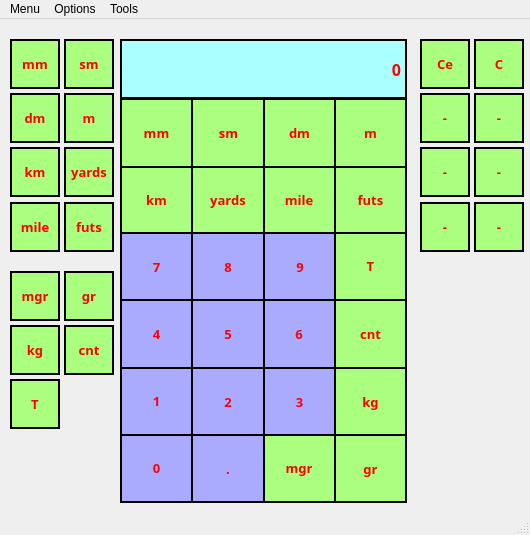
<?xml version="1.0" encoding="UTF-8"?>
<ui version="4.0">
 <class>Converter</class>
 <widget class="QMainWindow" name="Converter">
  <property name="geometry">
   <rect>
    <x>0</x>
    <y>0</y>
    <width>530</width>
    <height>535</height>
   </rect>
  </property>
  <property name="windowTitle">
   <string>Stage 3: Converter</string>
  </property>
  <widget class="QWidget" name="centralwidget">
   <widget class="QPushButton" name="pushButton_8">
    <property name="geometry">
     <rect>
      <x>191</x>
      <y>213</y>
      <width>74</width>
      <height>70</height>
     </rect>
    </property>
    <property name="sizePolicy">
     <sizepolicy hsizetype="Fixed" vsizetype="Fixed">
      <horstretch>0</horstretch>
      <verstretch>0</verstretch>
     </sizepolicy>
    </property>
    <property name="font">
     <font>
      <family>Arial Black</family>
      <pointsize>10</pointsize>
      <weight>75</weight>
      <bold>true</bold>
     </font>
    </property>
    <property name="styleSheet">
     <string notr="true">color: rgb(255, 0, 0);
border: 2px solid black;
background-color: rgb(170, 170, 255);</string>
    </property>
    <property name="text">
     <string>8</string>
    </property>
   </widget>
   <widget class="QPushButton" name="miligram">
    <property name="geometry">
     <rect>
      <x>262</x>
      <y>414</y>
      <width>74</width>
      <height>70</height>
     </rect>
    </property>
    <property name="sizePolicy">
     <sizepolicy hsizetype="Fixed" vsizetype="Fixed">
      <horstretch>0</horstretch>
      <verstretch>0</verstretch>
     </sizepolicy>
    </property>
    <property name="font">
     <font>
      <family>Arial Black</family>
      <pointsize>10</pointsize>
      <weight>75</weight>
      <bold>true</bold>
     </font>
    </property>
    <property name="styleSheet">
     <string notr="true">color: rgb(255, 0, 0);
border: 2px solid black;
background-color: rgb(170, 255, 127);</string>
    </property>
    <property name="text">
     <string>mgr</string>
    </property>
   </widget>
   <widget class="QPushButton" name="pushButton_0">
    <property name="geometry">
     <rect>
      <x>120</x>
      <y>414</y>
      <width>73</width>
      <height>70</height>
     </rect>
    </property>
    <property name="sizePolicy">
     <sizepolicy hsizetype="Fixed" vsizetype="Fixed">
      <horstretch>0</horstretch>
      <verstretch>0</verstretch>
     </sizepolicy>
    </property>
    <property name="font">
     <font>
      <family>Arial Black</family>
      <pointsize>10</pointsize>
      <weight>75</weight>
      <bold>true</bold>
     </font>
    </property>
    <property name="styleSheet">
     <string notr="true">color: rgb(255, 0, 0);
border: 2px solid black;
background-color: rgb(170, 170, 255);</string>
    </property>
    <property name="text">
     <string>0</string>
    </property>
   </widget>
   <widget class="QPushButton" name="pushButton_9">
    <property name="geometry">
     <rect>
      <x>263</x>
      <y>213</y>
      <width>74</width>
      <height>70</height>
     </rect>
    </property>
    <property name="sizePolicy">
     <sizepolicy hsizetype="Fixed" vsizetype="Fixed">
      <horstretch>0</horstretch>
      <verstretch>0</verstretch>
     </sizepolicy>
    </property>
    <property name="font">
     <font>
      <family>Arial Black</family>
      <pointsize>10</pointsize>
      <weight>75</weight>
      <bold>true</bold>
     </font>
    </property>
    <property name="styleSheet">
     <string notr="true">color: rgb(255, 0, 0);
border: 2px solid black;
background-color: rgb(170, 170, 255);</string>
    </property>
    <property name="text">
     <string>9</string>
    </property>
   </widget>
   <widget class="QPushButton" name="pushButton_1">
    <property name="geometry">
     <rect>
      <x>120</x>
      <y>347</y>
      <width>73</width>
      <height>70</height>
     </rect>
    </property>
    <property name="sizePolicy">
     <sizepolicy hsizetype="Fixed" vsizetype="Fixed">
      <horstretch>0</horstretch>
      <verstretch>0</verstretch>
     </sizepolicy>
    </property>
    <property name="font">
     <font>
      <family>Arial Black</family>
      <pointsize>10</pointsize>
      <weight>75</weight>
      <bold>true</bold>
     </font>
    </property>
    <property name="styleSheet">
     <string notr="true">color: rgb(255, 0, 0);
border: 2px solid black;
background-color: rgb(170, 170, 255);</string>
    </property>
    <property name="text">
     <string>1</string>
    </property>
   </widget>
   <widget class="QPushButton" name="miles">
    <property name="geometry">
     <rect>
      <x>262</x>
      <y>147</y>
      <width>74</width>
      <height>68</height>
     </rect>
    </property>
    <property name="sizePolicy">
     <sizepolicy hsizetype="Fixed" vsizetype="Fixed">
      <horstretch>0</horstretch>
      <verstretch>0</verstretch>
     </sizepolicy>
    </property>
    <property name="font">
     <font>
      <family>Arial Black</family>
      <pointsize>10</pointsize>
      <weight>75</weight>
      <bold>true</bold>
     </font>
    </property>
    <property name="styleSheet">
     <string notr="true">color: rgb(255, 0, 0);
border: 2px solid black;
background-color: rgb(170, 255, 127);</string>
    </property>
    <property name="text">
     <string>mile</string>
    </property>
   </widget>
   <widget class="QLabel" name="label">
    <property name="geometry">
     <rect>
      <x>120</x>
      <y>20</y>
      <width>287</width>
      <height>60</height>
     </rect>
    </property>
    <property name="sizePolicy">
     <sizepolicy hsizetype="Fixed" vsizetype="Preferred">
      <horstretch>0</horstretch>
      <verstretch>0</verstretch>
     </sizepolicy>
    </property>
    <property name="font">
     <font>
      <family>Arial Black</family>
      <pointsize>12</pointsize>
      <weight>75</weight>
      <bold>true</bold>
     </font>
    </property>
    <property name="styleSheet">
     <string notr="true">color: rgb(255, 0, 0);
background-color: rgb(170, 255, 255);
border: 1.5px solid black;</string>
    </property>
    <property name="text">
     <string>0</string>
    </property>
    <property name="alignment">
     <set>Qt::AlignRight|Qt::AlignTrailing|Qt::AlignVCenter</set>
    </property>
   </widget>
   <widget class="QPushButton" name="pushButton_6">
    <property name="geometry">
     <rect>
      <x>262</x>
      <y>280</y>
      <width>74</width>
      <height>70</height>
     </rect>
    </property>
    <property name="sizePolicy">
     <sizepolicy hsizetype="Fixed" vsizetype="Fixed">
      <horstretch>0</horstretch>
      <verstretch>0</verstretch>
     </sizepolicy>
    </property>
    <property name="font">
     <font>
      <family>Arial Black</family>
      <pointsize>10</pointsize>
      <weight>75</weight>
      <bold>true</bold>
     </font>
    </property>
    <property name="styleSheet">
     <string notr="true">color: rgb(255, 0, 0);
border: 2px solid black;
background-color: rgb(170, 170, 255);</string>
    </property>
    <property name="text">
     <string>6</string>
    </property>
   </widget>
   <widget class="QPushButton" name="meters">
    <property name="geometry">
     <rect>
      <x>334</x>
      <y>79</y>
      <width>73</width>
      <height>70</height>
     </rect>
    </property>
    <property name="sizePolicy">
     <sizepolicy hsizetype="Fixed" vsizetype="Fixed">
      <horstretch>0</horstretch>
      <verstretch>0</verstretch>
     </sizepolicy>
    </property>
    <property name="font">
     <font>
      <family>Arial Black</family>
      <pointsize>10</pointsize>
      <weight>75</weight>
      <bold>true</bold>
     </font>
    </property>
    <property name="styleSheet">
     <string notr="true">color: rgb(255, 0, 0);
border: 2px solid black;
background-color: rgb(170, 255, 127);</string>
    </property>
    <property name="text">
     <string>m</string>
    </property>
   </widget>
   <widget class="QPushButton" name="gram">
    <property name="geometry">
     <rect>
      <x>334</x>
      <y>415</y>
      <width>73</width>
      <height>69</height>
     </rect>
    </property>
    <property name="sizePolicy">
     <sizepolicy hsizetype="Fixed" vsizetype="Fixed">
      <horstretch>0</horstretch>
      <verstretch>0</verstretch>
     </sizepolicy>
    </property>
    <property name="font">
     <font>
      <family>Arial Black</family>
      <pointsize>10</pointsize>
      <weight>75</weight>
      <bold>true</bold>
     </font>
    </property>
    <property name="styleSheet">
     <string notr="true">color: rgb(255, 0, 0);
border: 2px solid black;
background-color: rgb(170, 255, 127);</string>
    </property>
    <property name="text">
     <string>gr</string>
    </property>
   </widget>
   <widget class="QPushButton" name="smeters">
    <property name="geometry">
     <rect>
      <x>191</x>
      <y>79</y>
      <width>75</width>
      <height>70</height>
     </rect>
    </property>
    <property name="sizePolicy">
     <sizepolicy hsizetype="Fixed" vsizetype="Fixed">
      <horstretch>0</horstretch>
      <verstretch>0</verstretch>
     </sizepolicy>
    </property>
    <property name="font">
     <font>
      <family>Arial Black</family>
      <pointsize>10</pointsize>
      <weight>75</weight>
      <bold>true</bold>
     </font>
    </property>
    <property name="styleSheet">
     <string notr="true">color: rgb(255, 0, 0);
border: 2px solid black;
background-color: rgb(170, 255, 127);</string>
    </property>
    <property name="text">
     <string>sm</string>
    </property>
   </widget>
   <widget class="QPushButton" name="kilometers">
    <property name="geometry">
     <rect>
      <x>120</x>
      <y>146</y>
      <width>73</width>
      <height>70</height>
     </rect>
    </property>
    <property name="sizePolicy">
     <sizepolicy hsizetype="Fixed" vsizetype="Fixed">
      <horstretch>0</horstretch>
      <verstretch>0</verstretch>
     </sizepolicy>
    </property>
    <property name="font">
     <font>
      <family>Arial Black</family>
      <pointsize>10</pointsize>
      <weight>75</weight>
      <bold>true</bold>
     </font>
    </property>
    <property name="styleSheet">
     <string notr="true">color: rgb(255, 0, 0);
border: 2px solid black;
background-color: rgb(170, 255, 127);</string>
    </property>
    <property name="text">
     <string>km</string>
    </property>
   </widget>
   <widget class="QPushButton" name="centner">
    <property name="geometry">
     <rect>
      <x>334</x>
      <y>280</y>
      <width>73</width>
      <height>70</height>
     </rect>
    </property>
    <property name="sizePolicy">
     <sizepolicy hsizetype="Fixed" vsizetype="Fixed">
      <horstretch>0</horstretch>
      <verstretch>0</verstretch>
     </sizepolicy>
    </property>
    <property name="font">
     <font>
      <family>Arial Black</family>
      <pointsize>10</pointsize>
      <weight>75</weight>
      <bold>true</bold>
     </font>
    </property>
    <property name="styleSheet">
     <string notr="true">color: rgb(255, 0, 0);
border: 2px solid black;
background-color: rgb(170, 255, 127);</string>
    </property>
    <property name="text">
     <string>cnt</string>
    </property>
   </widget>
   <widget class="QPushButton" name="tona">
    <property name="geometry">
     <rect>
      <x>334</x>
      <y>212</y>
      <width>73</width>
      <height>70</height>
     </rect>
    </property>
    <property name="sizePolicy">
     <sizepolicy hsizetype="Fixed" vsizetype="Fixed">
      <horstretch>0</horstretch>
      <verstretch>0</verstretch>
     </sizepolicy>
    </property>
    <property name="font">
     <font>
      <family>Arial Black</family>
      <pointsize>10</pointsize>
      <weight>75</weight>
      <bold>true</bold>
     </font>
    </property>
    <property name="styleSheet">
     <string notr="true">color: rgb(255, 0, 0);
border: 2px solid black;
background-color: rgb(170, 255, 127);</string>
    </property>
    <property name="text">
     <string>T</string>
    </property>
   </widget>
   <widget class="QPushButton" name="futs">
    <property name="geometry">
     <rect>
      <x>334</x>
      <y>147</y>
      <width>73</width>
      <height>68</height>
     </rect>
    </property>
    <property name="sizePolicy">
     <sizepolicy hsizetype="Fixed" vsizetype="Fixed">
      <horstretch>0</horstretch>
      <verstretch>0</verstretch>
     </sizepolicy>
    </property>
    <property name="font">
     <font>
      <family>Arial Black</family>
      <pointsize>10</pointsize>
      <weight>75</weight>
      <bold>true</bold>
     </font>
    </property>
    <property name="styleSheet">
     <string notr="true">color: rgb(255, 0, 0);
border: 2px solid black;
background-color: rgb(170, 255, 127);</string>
    </property>
    <property name="text">
     <string>futs</string>
    </property>
   </widget>
   <widget class="QPushButton" name="pushButton_5">
    <property name="geometry">
     <rect>
      <x>191</x>
      <y>280</y>
      <width>74</width>
      <height>70</height>
     </rect>
    </property>
    <property name="sizePolicy">
     <sizepolicy hsizetype="Fixed" vsizetype="Fixed">
      <horstretch>0</horstretch>
      <verstretch>0</verstretch>
     </sizepolicy>
    </property>
    <property name="font">
     <font>
      <family>Arial Black</family>
      <pointsize>10</pointsize>
      <weight>75</weight>
      <bold>true</bold>
     </font>
    </property>
    <property name="styleSheet">
     <string notr="true">color: rgb(255, 0, 0);
border: 2px solid black;
background-color: rgb(170, 170, 255);</string>
    </property>
    <property name="text">
     <string>5</string>
    </property>
   </widget>
   <widget class="QPushButton" name="decimeters">
    <property name="geometry">
     <rect>
      <x>263</x>
      <y>79</y>
      <width>73</width>
      <height>70</height>
     </rect>
    </property>
    <property name="sizePolicy">
     <sizepolicy hsizetype="Fixed" vsizetype="Fixed">
      <horstretch>0</horstretch>
      <verstretch>0</verstretch>
     </sizepolicy>
    </property>
    <property name="font">
     <font>
      <family>Arial Black</family>
      <pointsize>10</pointsize>
      <weight>75</weight>
      <bold>true</bold>
     </font>
    </property>
    <property name="styleSheet">
     <string notr="true">color: rgb(255, 0, 0);
border: 2px solid black;
background-color: rgb(170, 255, 127);</string>
    </property>
    <property name="text">
     <string>dm</string>
    </property>
   </widget>
   <widget class="QPushButton" name="milimeters">
    <property name="geometry">
     <rect>
      <x>120</x>
      <y>79</y>
      <width>73</width>
      <height>70</height>
     </rect>
    </property>
    <property name="sizePolicy">
     <sizepolicy hsizetype="Fixed" vsizetype="Fixed">
      <horstretch>0</horstretch>
      <verstretch>0</verstretch>
     </sizepolicy>
    </property>
    <property name="font">
     <font>
      <family>Arial Black</family>
      <pointsize>10</pointsize>
      <weight>75</weight>
      <bold>true</bold>
     </font>
    </property>
    <property name="styleSheet">
     <string notr="true">color: rgb(255, 0, 0);
border: 2px solid black;
background-color: rgb(170, 255, 127);</string>
    </property>
    <property name="text">
     <string>mm</string>
    </property>
   </widget>
   <widget class="QPushButton" name="pushButton_7">
    <property name="geometry">
     <rect>
      <x>120</x>
      <y>213</y>
      <width>73</width>
      <height>70</height>
     </rect>
    </property>
    <property name="sizePolicy">
     <sizepolicy hsizetype="Fixed" vsizetype="Fixed">
      <horstretch>0</horstretch>
      <verstretch>0</verstretch>
     </sizepolicy>
    </property>
    <property name="font">
     <font>
      <family>Arial Black</family>
      <pointsize>10</pointsize>
      <weight>75</weight>
      <bold>true</bold>
     </font>
    </property>
    <property name="styleSheet">
     <string notr="true">color: rgb(255, 0, 0);
border: 2px solid black;
background-color: rgb(170, 170, 255);</string>
    </property>
    <property name="text">
     <string>7</string>
    </property>
   </widget>
   <widget class="QPushButton" name="pushButton_2">
    <property name="geometry">
     <rect>
      <x>191</x>
      <y>348</y>
      <width>74</width>
      <height>69</height>
     </rect>
    </property>
    <property name="sizePolicy">
     <sizepolicy hsizetype="Fixed" vsizetype="Fixed">
      <horstretch>0</horstretch>
      <verstretch>0</verstretch>
     </sizepolicy>
    </property>
    <property name="font">
     <font>
      <family>Arial Black</family>
      <pointsize>10</pointsize>
      <weight>75</weight>
      <bold>true</bold>
     </font>
    </property>
    <property name="styleSheet">
     <string notr="true">color: rgb(255, 0, 0);
border: 2px solid black;
background-color: rgb(170, 170, 255);</string>
    </property>
    <property name="text">
     <string>2</string>
    </property>
   </widget>
   <widget class="QPushButton" name="dot">
    <property name="geometry">
     <rect>
      <x>191</x>
      <y>415</y>
      <width>74</width>
      <height>69</height>
     </rect>
    </property>
    <property name="sizePolicy">
     <sizepolicy hsizetype="Fixed" vsizetype="Fixed">
      <horstretch>0</horstretch>
      <verstretch>0</verstretch>
     </sizepolicy>
    </property>
    <property name="font">
     <font>
      <family>Arial Black</family>
      <pointsize>10</pointsize>
      <weight>75</weight>
      <bold>true</bold>
     </font>
    </property>
    <property name="styleSheet">
     <string notr="true">color: rgb(255, 0, 0);
border: 2px solid black;
background-color: rgb(170, 170, 255);</string>
    </property>
    <property name="text">
     <string>.</string>
    </property>
   </widget>
   <widget class="QPushButton" name="yards">
    <property name="geometry">
     <rect>
      <x>191</x>
      <y>147</y>
      <width>74</width>
      <height>68</height>
     </rect>
    </property>
    <property name="sizePolicy">
     <sizepolicy hsizetype="Fixed" vsizetype="Fixed">
      <horstretch>0</horstretch>
      <verstretch>0</verstretch>
     </sizepolicy>
    </property>
    <property name="font">
     <font>
      <family>Arial Black</family>
      <pointsize>10</pointsize>
      <weight>75</weight>
      <bold>true</bold>
     </font>
    </property>
    <property name="styleSheet">
     <string notr="true">color: rgb(255, 0, 0);
border: 2px solid black;
background-color: rgb(170, 255, 127);</string>
    </property>
    <property name="text">
     <string>yards</string>
    </property>
   </widget>
   <widget class="QPushButton" name="kilogram">
    <property name="geometry">
     <rect>
      <x>334</x>
      <y>348</y>
      <width>73</width>
      <height>69</height>
     </rect>
    </property>
    <property name="sizePolicy">
     <sizepolicy hsizetype="Fixed" vsizetype="Fixed">
      <horstretch>0</horstretch>
      <verstretch>0</verstretch>
     </sizepolicy>
    </property>
    <property name="font">
     <font>
      <family>Arial Black</family>
      <pointsize>10</pointsize>
      <weight>75</weight>
      <bold>true</bold>
     </font>
    </property>
    <property name="styleSheet">
     <string notr="true">color: rgb(255, 0, 0);
border: 2px solid black;
background-color: rgb(170, 255, 127);</string>
    </property>
    <property name="text">
     <string>kg</string>
    </property>
   </widget>
   <widget class="QPushButton" name="pushButton_3">
    <property name="geometry">
     <rect>
      <x>263</x>
      <y>348</y>
      <width>73</width>
      <height>69</height>
     </rect>
    </property>
    <property name="sizePolicy">
     <sizepolicy hsizetype="Fixed" vsizetype="Fixed">
      <horstretch>0</horstretch>
      <verstretch>0</verstretch>
     </sizepolicy>
    </property>
    <property name="font">
     <font>
      <family>Arial Black</family>
      <pointsize>10</pointsize>
      <weight>75</weight>
      <bold>true</bold>
     </font>
    </property>
    <property name="styleSheet">
     <string notr="true">color: rgb(255, 0, 0);
border: 2px solid black;
background-color: rgb(170, 170, 255);</string>
    </property>
    <property name="text">
     <string>3</string>
    </property>
   </widget>
   <widget class="QPushButton" name="pushButton_4">
    <property name="geometry">
     <rect>
      <x>120</x>
      <y>280</y>
      <width>73</width>
      <height>70</height>
     </rect>
    </property>
    <property name="sizePolicy">
     <sizepolicy hsizetype="Fixed" vsizetype="Fixed">
      <horstretch>0</horstretch>
      <verstretch>0</verstretch>
     </sizepolicy>
    </property>
    <property name="font">
     <font>
      <family>Arial Black</family>
      <pointsize>10</pointsize>
      <weight>75</weight>
      <bold>true</bold>
     </font>
    </property>
    <property name="styleSheet">
     <string notr="true">color: rgb(255, 0, 0);
border: 2px solid black;
background-color: rgb(170, 170, 255);</string>
    </property>
    <property name="text">
     <string>4</string>
    </property>
   </widget>
   <widget class="QPushButton" name="mm_bar">
    <property name="geometry">
     <rect>
      <x>10</x>
      <y>20</y>
      <width>50</width>
      <height>50</height>
     </rect>
    </property>
    <property name="sizePolicy">
     <sizepolicy hsizetype="Fixed" vsizetype="Fixed">
      <horstretch>0</horstretch>
      <verstretch>0</verstretch>
     </sizepolicy>
    </property>
    <property name="font">
     <font>
      <family>Arial Black</family>
      <pointsize>10</pointsize>
      <weight>75</weight>
      <bold>true</bold>
     </font>
    </property>
    <property name="styleSheet">
     <string notr="true">color: rgb(255, 0, 0);
border: 2px solid black;
background-color: rgb(170, 255, 127);</string>
    </property>
    <property name="text">
     <string>mm</string>
    </property>
   </widget>
   <widget class="QPushButton" name="sm_bar">
    <property name="geometry">
     <rect>
      <x>64</x>
      <y>20</y>
      <width>50</width>
      <height>50</height>
     </rect>
    </property>
    <property name="sizePolicy">
     <sizepolicy hsizetype="Fixed" vsizetype="Fixed">
      <horstretch>0</horstretch>
      <verstretch>0</verstretch>
     </sizepolicy>
    </property>
    <property name="font">
     <font>
      <family>Arial Black</family>
      <pointsize>10</pointsize>
      <weight>75</weight>
      <bold>true</bold>
     </font>
    </property>
    <property name="styleSheet">
     <string notr="true">color: rgb(255, 0, 0);
border: 2px solid black;
background-color: rgb(170, 255, 127);</string>
    </property>
    <property name="text">
     <string>sm</string>
    </property>
   </widget>
   <widget class="QPushButton" name="met_bar">
    <property name="geometry">
     <rect>
      <x>64</x>
      <y>74</y>
      <width>50</width>
      <height>50</height>
     </rect>
    </property>
    <property name="sizePolicy">
     <sizepolicy hsizetype="Fixed" vsizetype="Fixed">
      <horstretch>0</horstretch>
      <verstretch>0</verstretch>
     </sizepolicy>
    </property>
    <property name="font">
     <font>
      <family>Arial Black</family>
      <pointsize>10</pointsize>
      <weight>75</weight>
      <bold>true</bold>
     </font>
    </property>
    <property name="styleSheet">
     <string notr="true">color: rgb(255, 0, 0);
border: 2px solid black;
background-color: rgb(170, 255, 127);</string>
    </property>
    <property name="text">
     <string>m</string>
    </property>
   </widget>
   <widget class="QPushButton" name="dm_bar">
    <property name="geometry">
     <rect>
      <x>10</x>
      <y>74</y>
      <width>50</width>
      <height>50</height>
     </rect>
    </property>
    <property name="sizePolicy">
     <sizepolicy hsizetype="Fixed" vsizetype="Fixed">
      <horstretch>0</horstretch>
      <verstretch>0</verstretch>
     </sizepolicy>
    </property>
    <property name="font">
     <font>
      <family>Arial Black</family>
      <pointsize>10</pointsize>
      <weight>75</weight>
      <bold>true</bold>
     </font>
    </property>
    <property name="styleSheet">
     <string notr="true">color: rgb(255, 0, 0);
border: 2px solid black;
background-color: rgb(170, 255, 127);</string>
    </property>
    <property name="text">
     <string>dm</string>
    </property>
   </widget>
   <widget class="QPushButton" name="km_bar">
    <property name="geometry">
     <rect>
      <x>10</x>
      <y>128</y>
      <width>50</width>
      <height>50</height>
     </rect>
    </property>
    <property name="sizePolicy">
     <sizepolicy hsizetype="Fixed" vsizetype="Fixed">
      <horstretch>0</horstretch>
      <verstretch>0</verstretch>
     </sizepolicy>
    </property>
    <property name="font">
     <font>
      <family>Arial Black</family>
      <pointsize>10</pointsize>
      <weight>75</weight>
      <bold>true</bold>
     </font>
    </property>
    <property name="styleSheet">
     <string notr="true">color: rgb(255, 0, 0);
border: 2px solid black;
background-color: rgb(170, 255, 127);</string>
    </property>
    <property name="text">
     <string>km</string>
    </property>
   </widget>
   <widget class="QPushButton" name="yard_bar">
    <property name="geometry">
     <rect>
      <x>64</x>
      <y>128</y>
      <width>50</width>
      <height>50</height>
     </rect>
    </property>
    <property name="sizePolicy">
     <sizepolicy hsizetype="Fixed" vsizetype="Fixed">
      <horstretch>0</horstretch>
      <verstretch>0</verstretch>
     </sizepolicy>
    </property>
    <property name="font">
     <font>
      <family>Arial Black</family>
      <pointsize>10</pointsize>
      <weight>75</weight>
      <bold>true</bold>
     </font>
    </property>
    <property name="styleSheet">
     <string notr="true">color: rgb(255, 0, 0);
border: 2px solid black;
background-color: rgb(170, 255, 127);</string>
    </property>
    <property name="text">
     <string>yards</string>
    </property>
   </widget>
   <widget class="QPushButton" name="mile_bar">
    <property name="geometry">
     <rect>
      <x>10</x>
      <y>183</y>
      <width>50</width>
      <height>50</height>
     </rect>
    </property>
    <property name="sizePolicy">
     <sizepolicy hsizetype="Fixed" vsizetype="Fixed">
      <horstretch>0</horstretch>
      <verstretch>0</verstretch>
     </sizepolicy>
    </property>
    <property name="font">
     <font>
      <family>Arial Black</family>
      <pointsize>10</pointsize>
      <weight>75</weight>
      <bold>true</bold>
     </font>
    </property>
    <property name="styleSheet">
     <string notr="true">color: rgb(255, 0, 0);
border: 2px solid black;
background-color: rgb(170, 255, 127);</string>
    </property>
    <property name="text">
     <string>mile</string>
    </property>
   </widget>
   <widget class="QPushButton" name="fut_bar">
    <property name="geometry">
     <rect>
      <x>64</x>
      <y>183</y>
      <width>50</width>
      <height>50</height>
     </rect>
    </property>
    <property name="sizePolicy">
     <sizepolicy hsizetype="Fixed" vsizetype="Fixed">
      <horstretch>0</horstretch>
      <verstretch>0</verstretch>
     </sizepolicy>
    </property>
    <property name="font">
     <font>
      <family>Arial Black</family>
      <pointsize>10</pointsize>
      <weight>75</weight>
      <bold>true</bold>
     </font>
    </property>
    <property name="styleSheet">
     <string notr="true">color: rgb(255, 0, 0);
border: 2px solid black;
background-color: rgb(170, 255, 127);</string>
    </property>
    <property name="text">
     <string>futs</string>
    </property>
   </widget>
   <widget class="QPushButton" name="cnt_bar">
    <property name="geometry">
     <rect>
      <x>64</x>
      <y>306</y>
      <width>50</width>
      <height>50</height>
     </rect>
    </property>
    <property name="sizePolicy">
     <sizepolicy hsizetype="Fixed" vsizetype="Fixed">
      <horstretch>0</horstretch>
      <verstretch>0</verstretch>
     </sizepolicy>
    </property>
    <property name="font">
     <font>
      <family>Arial Black</family>
      <pointsize>10</pointsize>
      <weight>75</weight>
      <bold>true</bold>
     </font>
    </property>
    <property name="styleSheet">
     <string notr="true">color: rgb(255, 0, 0);
border: 2px solid black;
background-color: rgb(170, 255, 127);</string>
    </property>
    <property name="text">
     <string>cnt</string>
    </property>
   </widget>
   <widget class="QPushButton" name="mgr_bar">
    <property name="geometry">
     <rect>
      <x>10</x>
      <y>252</y>
      <width>50</width>
      <height>50</height>
     </rect>
    </property>
    <property name="sizePolicy">
     <sizepolicy hsizetype="Fixed" vsizetype="Fixed">
      <horstretch>0</horstretch>
      <verstretch>0</verstretch>
     </sizepolicy>
    </property>
    <property name="font">
     <font>
      <family>Arial Black</family>
      <pointsize>10</pointsize>
      <weight>75</weight>
      <bold>true</bold>
     </font>
    </property>
    <property name="styleSheet">
     <string notr="true">color: rgb(255, 0, 0);
border: 2px solid black;
background-color: rgb(170, 255, 127);</string>
    </property>
    <property name="text">
     <string>mgr</string>
    </property>
   </widget>
   <widget class="QPushButton" name="kg_bar">
    <property name="geometry">
     <rect>
      <x>10</x>
      <y>306</y>
      <width>50</width>
      <height>50</height>
     </rect>
    </property>
    <property name="sizePolicy">
     <sizepolicy hsizetype="Fixed" vsizetype="Fixed">
      <horstretch>0</horstretch>
      <verstretch>0</verstretch>
     </sizepolicy>
    </property>
    <property name="font">
     <font>
      <family>Arial Black</family>
      <pointsize>10</pointsize>
      <weight>75</weight>
      <bold>true</bold>
     </font>
    </property>
    <property name="styleSheet">
     <string notr="true">color: rgb(255, 0, 0);
border: 2px solid black;
background-color: rgb(170, 255, 127);</string>
    </property>
    <property name="text">
     <string>kg</string>
    </property>
   </widget>
   <widget class="QPushButton" name="gr_bar">
    <property name="geometry">
     <rect>
      <x>64</x>
      <y>252</y>
      <width>50</width>
      <height>50</height>
     </rect>
    </property>
    <property name="sizePolicy">
     <sizepolicy hsizetype="Fixed" vsizetype="Fixed">
      <horstretch>0</horstretch>
      <verstretch>0</verstretch>
     </sizepolicy>
    </property>
    <property name="font">
     <font>
      <family>Arial Black</family>
      <pointsize>10</pointsize>
      <weight>75</weight>
      <bold>true</bold>
     </font>
    </property>
    <property name="styleSheet">
     <string notr="true">color: rgb(255, 0, 0);
border: 2px solid black;
background-color: rgb(170, 255, 127);</string>
    </property>
    <property name="text">
     <string>gr</string>
    </property>
   </widget>
   <widget class="QPushButton" name="ton_bar">
    <property name="geometry">
     <rect>
      <x>10</x>
      <y>360</y>
      <width>50</width>
      <height>50</height>
     </rect>
    </property>
    <property name="sizePolicy">
     <sizepolicy hsizetype="Fixed" vsizetype="Fixed">
      <horstretch>0</horstretch>
      <verstretch>0</verstretch>
     </sizepolicy>
    </property>
    <property name="font">
     <font>
      <family>Arial Black</family>
      <pointsize>10</pointsize>
      <weight>75</weight>
      <bold>true</bold>
     </font>
    </property>
    <property name="styleSheet">
     <string notr="true">color: rgb(255, 0, 0);
border: 2px solid black;
background-color: rgb(170, 255, 127);</string>
    </property>
    <property name="text">
     <string>T</string>
    </property>
   </widget>
   <widget class="QPushButton" name="milimeters_16">
    <property name="geometry">
     <rect>
      <x>474</x>
      <y>183</y>
      <width>50</width>
      <height>50</height>
     </rect>
    </property>
    <property name="sizePolicy">
     <sizepolicy hsizetype="Fixed" vsizetype="Fixed">
      <horstretch>0</horstretch>
      <verstretch>0</verstretch>
     </sizepolicy>
    </property>
    <property name="font">
     <font>
      <family>Arial Black</family>
      <pointsize>10</pointsize>
      <weight>75</weight>
      <bold>true</bold>
     </font>
    </property>
    <property name="styleSheet">
     <string notr="true">color: rgb(255, 0, 0);
border: 2px solid black;
background-color: rgb(170, 255, 127);</string>
    </property>
    <property name="text">
     <string>-</string>
    </property>
   </widget>
   <widget class="QPushButton" name="milimeters_9">
    <property name="geometry">
     <rect>
      <x>474</x>
      <y>128</y>
      <width>50</width>
      <height>50</height>
     </rect>
    </property>
    <property name="sizePolicy">
     <sizepolicy hsizetype="Fixed" vsizetype="Fixed">
      <horstretch>0</horstretch>
      <verstretch>0</verstretch>
     </sizepolicy>
    </property>
    <property name="font">
     <font>
      <family>Arial Black</family>
      <pointsize>10</pointsize>
      <weight>75</weight>
      <bold>true</bold>
     </font>
    </property>
    <property name="styleSheet">
     <string notr="true">color: rgb(255, 0, 0);
border: 2px solid black;
background-color: rgb(170, 255, 127);</string>
    </property>
    <property name="text">
     <string>-</string>
    </property>
   </widget>
   <widget class="QPushButton" name="milimeters_17">
    <property name="geometry">
     <rect>
      <x>420</x>
      <y>183</y>
      <width>50</width>
      <height>50</height>
     </rect>
    </property>
    <property name="sizePolicy">
     <sizepolicy hsizetype="Fixed" vsizetype="Fixed">
      <horstretch>0</horstretch>
      <verstretch>0</verstretch>
     </sizepolicy>
    </property>
    <property name="font">
     <font>
      <family>Arial Black</family>
      <pointsize>10</pointsize>
      <weight>75</weight>
      <bold>true</bold>
     </font>
    </property>
    <property name="styleSheet">
     <string notr="true">color: rgb(255, 0, 0);
border: 2px solid black;
background-color: rgb(170, 255, 127);</string>
    </property>
    <property name="text">
     <string>-</string>
    </property>
   </widget>
   <widget class="QPushButton" name="milimeters_18">
    <property name="geometry">
     <rect>
      <x>474</x>
      <y>74</y>
      <width>50</width>
      <height>50</height>
     </rect>
    </property>
    <property name="sizePolicy">
     <sizepolicy hsizetype="Fixed" vsizetype="Fixed">
      <horstretch>0</horstretch>
      <verstretch>0</verstretch>
     </sizepolicy>
    </property>
    <property name="font">
     <font>
      <family>Arial Black</family>
      <pointsize>10</pointsize>
      <weight>75</weight>
      <bold>true</bold>
     </font>
    </property>
    <property name="styleSheet">
     <string notr="true">color: rgb(255, 0, 0);
border: 2px solid black;
background-color: rgb(170, 255, 127);</string>
    </property>
    <property name="text">
     <string>-</string>
    </property>
   </widget>
   <widget class="QPushButton" name="clear_bar">
    <property name="geometry">
     <rect>
      <x>420</x>
      <y>20</y>
      <width>50</width>
      <height>50</height>
     </rect>
    </property>
    <property name="sizePolicy">
     <sizepolicy hsizetype="Fixed" vsizetype="Fixed">
      <horstretch>0</horstretch>
      <verstretch>0</verstretch>
     </sizepolicy>
    </property>
    <property name="font">
     <font>
      <family>Arial Black</family>
      <pointsize>10</pointsize>
      <weight>75</weight>
      <bold>true</bold>
     </font>
    </property>
    <property name="styleSheet">
     <string notr="true">color: rgb(255, 0, 0);
border: 2px solid black;
background-color: rgb(170, 255, 127);</string>
    </property>
    <property name="text">
     <string>Ce</string>
    </property>
   </widget>
   <widget class="QPushButton" name="milimeters_20">
    <property name="geometry">
     <rect>
      <x>420</x>
      <y>74</y>
      <width>50</width>
      <height>50</height>
     </rect>
    </property>
    <property name="sizePolicy">
     <sizepolicy hsizetype="Fixed" vsizetype="Fixed">
      <horstretch>0</horstretch>
      <verstretch>0</verstretch>
     </sizepolicy>
    </property>
    <property name="font">
     <font>
      <family>Arial Black</family>
      <pointsize>10</pointsize>
      <weight>75</weight>
      <bold>true</bold>
     </font>
    </property>
    <property name="styleSheet">
     <string notr="true">color: rgb(255, 0, 0);
border: 2px solid black;
background-color: rgb(170, 255, 127);</string>
    </property>
    <property name="text">
     <string>-</string>
    </property>
   </widget>
   <widget class="QPushButton" name="clear_all_bar">
    <property name="geometry">
     <rect>
      <x>474</x>
      <y>20</y>
      <width>50</width>
      <height>50</height>
     </rect>
    </property>
    <property name="sizePolicy">
     <sizepolicy hsizetype="Fixed" vsizetype="Fixed">
      <horstretch>0</horstretch>
      <verstretch>0</verstretch>
     </sizepolicy>
    </property>
    <property name="font">
     <font>
      <family>Arial Black</family>
      <pointsize>10</pointsize>
      <weight>75</weight>
      <bold>true</bold>
     </font>
    </property>
    <property name="styleSheet">
     <string notr="true">color: rgb(255, 0, 0);
border: 2px solid black;
background-color: rgb(170, 255, 127);</string>
    </property>
    <property name="text">
     <string>C</string>
    </property>
   </widget>
   <widget class="QPushButton" name="milimeters_22">
    <property name="geometry">
     <rect>
      <x>420</x>
      <y>128</y>
      <width>50</width>
      <height>50</height>
     </rect>
    </property>
    <property name="sizePolicy">
     <sizepolicy hsizetype="Fixed" vsizetype="Fixed">
      <horstretch>0</horstretch>
      <verstretch>0</verstretch>
     </sizepolicy>
    </property>
    <property name="font">
     <font>
      <family>Arial Black</family>
      <pointsize>10</pointsize>
      <weight>75</weight>
      <bold>true</bold>
     </font>
    </property>
    <property name="styleSheet">
     <string notr="true">color: rgb(255, 0, 0);
border: 2px solid black;
background-color: rgb(170, 255, 127);</string>
    </property>
    <property name="text">
     <string>-</string>
    </property>
   </widget>
  </widget>
  <widget class="QMenuBar" name="menubar">
   <property name="geometry">
    <rect>
     <x>0</x>
     <y>0</y>
     <width>530</width>
     <height>21</height>
    </rect>
   </property>
   <widget class="QMenu" name="menuStage_1_standart">
    <property name="title">
     <string>Menu</string>
    </property>
    <addaction name="actionStage_1_standart"/>
    <addaction name="actionStage_2_trigonometry"/>
    <addaction name="actionStage_3_converter"/>
    <addaction name="actionCalculation_list"/>
    <addaction name="separator"/>
    <addaction name="actionExit"/>
   </widget>
   <widget class="QMenu" name="menuOptions">
    <property name="title">
     <string>Options</string>
    </property>
   </widget>
   <widget class="QMenu" name="menuTools">
    <property name="title">
     <string>Tools</string>
    </property>
    <addaction name="actionShow_choosing_bars"/>
    <addaction name="actionHide_choosing_bars"/>
   </widget>
   <addaction name="menuStage_1_standart"/>
   <addaction name="menuOptions"/>
   <addaction name="menuTools"/>
  </widget>
  <widget class="QStatusBar" name="statusbar"/>
  <action name="actionStage_1_standart">
   <property name="text">
    <string>Stage 1(standart)</string>
   </property>
  </action>
  <action name="actionStage_2_trigonometry">
   <property name="text">
    <string>Stage 2(trigonometry)</string>
   </property>
  </action>
  <action name="actionStage_3_converter">
   <property name="text">
    <string>Stage 3(converter)</string>
   </property>
  </action>
  <action name="actionExit">
   <property name="text">
    <string>Exit</string>
   </property>
  </action>
  <action name="actionCalculation_list">
   <property name="text">
    <string>Calculation list</string>
   </property>
  </action>
  <action name="actionShow_choosing_bars">
   <property name="text">
    <string>Show choosing bars</string>
   </property>
  </action>
  <action name="actionHide_choosing_bars">
   <property name="text">
    <string>Hide choosing bars</string>
   </property>
  </action>
 </widget>
 <resources/>
 <connections/>
</ui>
